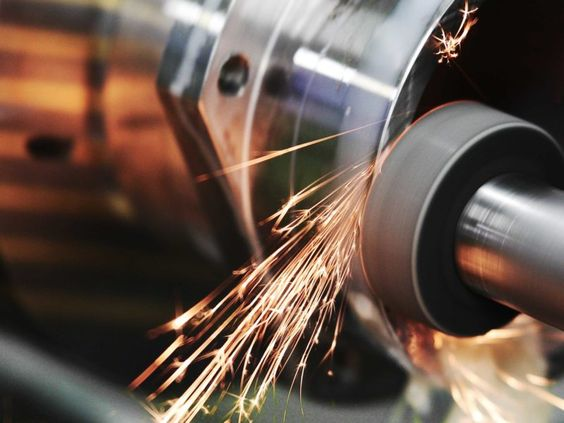
#> input picture img/17c6d1ee22f85d5c21cef0318e532312.jpg, 564 x 423 px
$ python GRF.py
#> lines starting #> are read from the running program, lines starting #| are printed output that depends on the picture
#> the answer given: img/17c6d1ee22f85d5c21cef0318e532312.jpg
from PIL import Image
import tkinter as tk
from tkinter import filedialog
import os

def image_to_grf(image_path):
    # Carrega a imagem e converte para preto e branco
#> called with image_path = 'img/17c6d1ee22f85d5c21cef0318e532312.jpg'
    image = Image.open(image_path).convert('1')
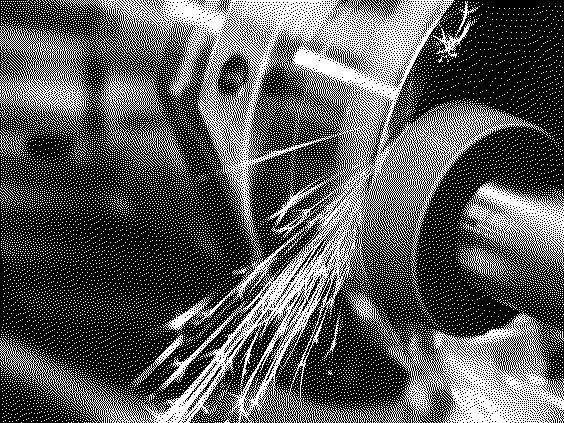
#> image: PIL image 564x423 1; 35% white in thin lines or dots

    # Inicializa a string de dados hexadecimal e conta o total de bytes
    hex_data = ''
    total_bytes = 0

    # Processa cada pixel da imagem
    pixels = image.load()
    for y in range(image.height):
        for x in range(0, image.width, 8):
            byte = 0
            for bit in range(8):
                if x + bit < image.width:
                    byte |= (pixels[x + bit, y] < 128) << (7 - bit)
            hex_data += '{:02X}'.format(byte)
            total_bytes += 1
#> after the loop, total_bytes = 30033

    # Calcula o número de linhas e o número de bytes por linha
    total_lines = image.height
#> total_lines = 423
    bytes_per_row = total_bytes // total_lines
#> bytes_per_row = 71

    # Extrai o nome base do arquivo sem a extensão para usar como nome do gráfico
    base_name = os.path.splitext(os.path.basename(image_path))[0]
    graphic_name = f"{base_name}.GRF"

    # Gera o comando ~DG
    header = f'~DG{graphic_name},{total_bytes},{bytes_per_row},'
    grf_data = header + hex_data

    # Salva os dados em um arquivo .GRF
    with open(graphic_name, 'w') as grf_file:
        grf_file.write(grf_data)

    print(f"Arquivo {graphic_name} gerado com sucesso.")

def select_image_and_convert():
    root = tk.Tk()
    root.withdraw()  # Esconde a janela principal do Tkinter
    file_path = filedialog.askopenfilename()

    if file_path:
        image_to_grf(file_path)
    else:
        print("Nenhuma imagem selecionada.")

select_image_and_convert()

$ run again, on img/chip-2378658_1280.jpg
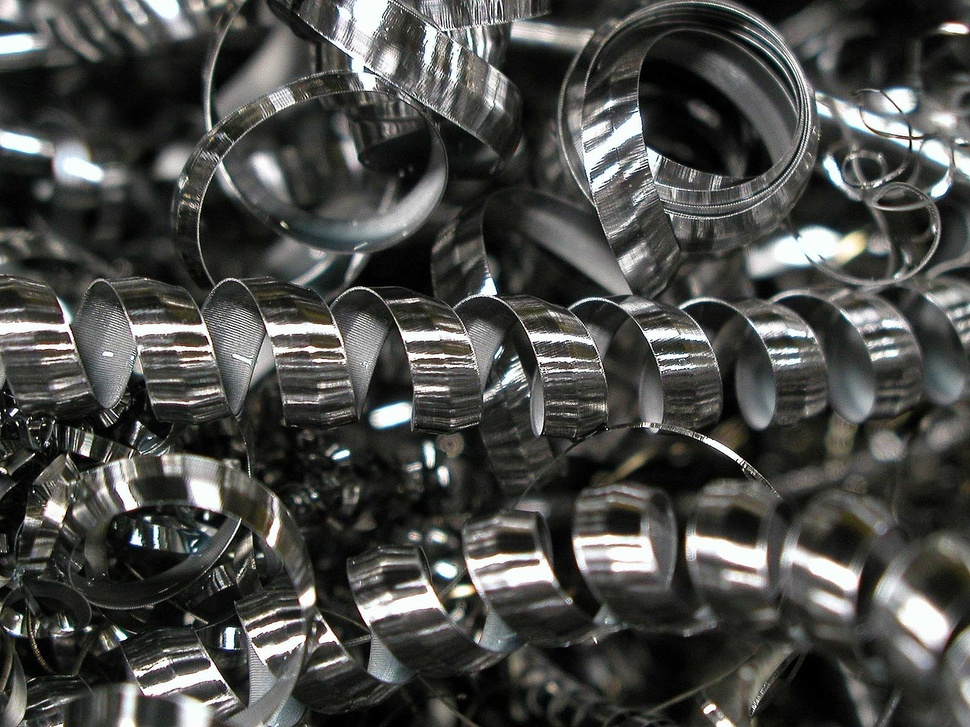
#> input picture img/chip-2378658_1280.jpg, 970 x 727 px, shrunk from 1280 x 960 before the run
#> in image_to_grf, `image = Image.open(image_path).convert('1')`:
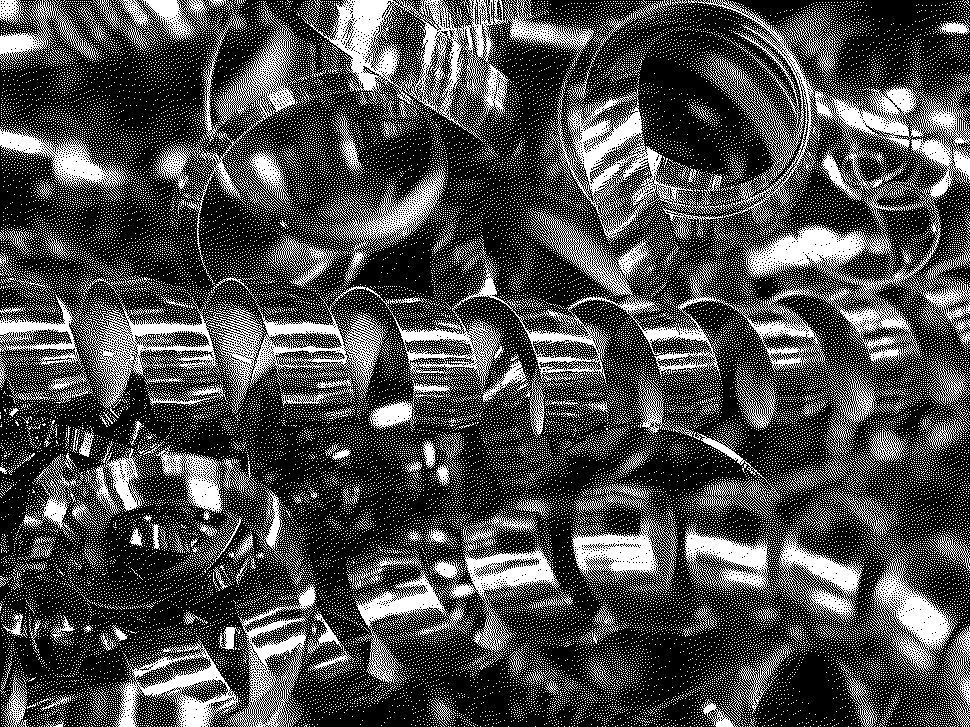
#> image: PIL image 970x727 1; 28.8% white in thin lines or dots
#> after the loop in image_to_grf, `for y in range(image.height):`: total_bytes = 88694
#> bytes_per_row = 122
#> header = '~DGchip-2378658_1280.GRF,88694,122,'
